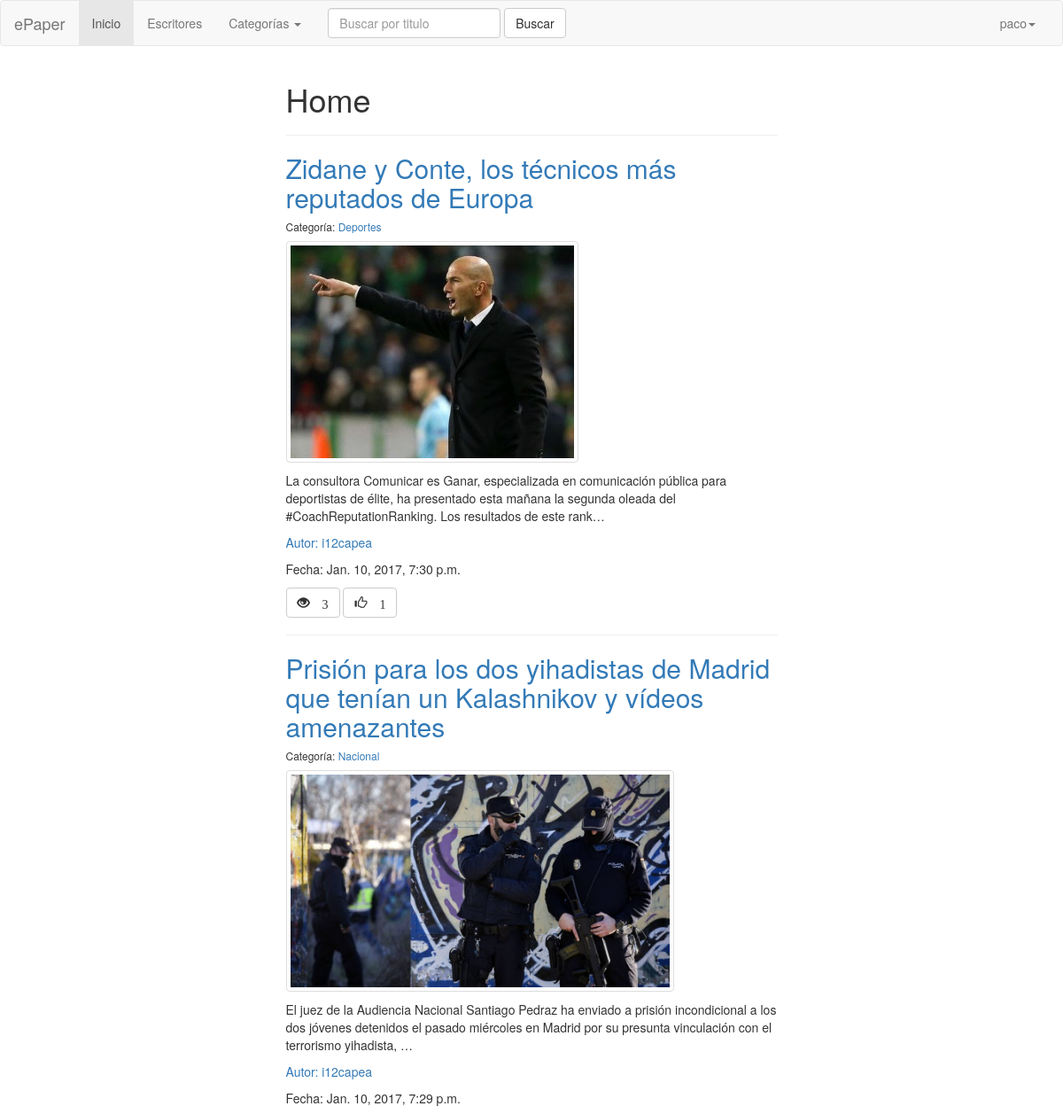
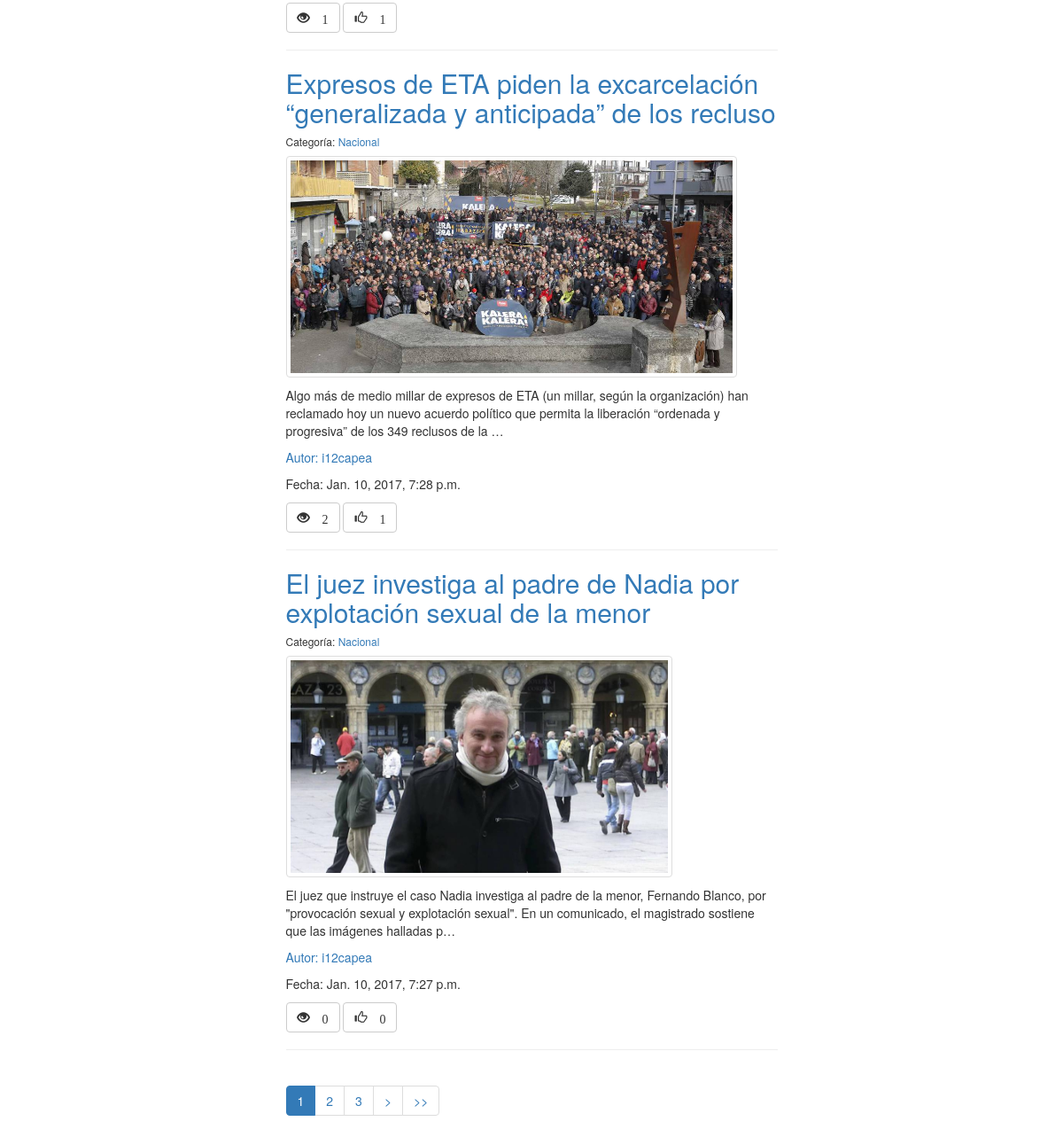
Screenshot of / (signed in) with the database file from the repository (2 pictures, top to bottom).
### epaper/models.py (models this page shows, shortened)
@python_2_unicode_compatible
class Noticia(models.Model):
    titulo = models.CharField(max_length = 200)
    cuerpo = models.TextField()
    visitas = models.IntegerField(default = 0)
    likes = models.IntegerField(default = 0)
    pub_date = models.DateTimeField('Fecha de publicación', auto_now_add=True, blank=True)
    categoria = models.ForeignKey(Categoria, on_delete=models.CASCADE, related_name="noticias")
    autor = models.ForeignKey(User, on_delete=models.CASCADE, related_name="mis_noticias")
    photo = models.ImageField(upload_to="noticias/", null=True, blank=True)

@python_2_unicode_compatible
class Categoria(models.Model):
    categoria = models.CharField(max_length = 200)
    def __str__(self):
        return self.categoria

### epaper/views.py (the view)
# urls.py: url(r'^$', Index.as_view(), name='index'),
class Index(ListView):
    queryset = Noticia.objects.all().order_by('-pub_date')[:50]
    template_name = 'epaper/lista_noticias.html'
    context_object_name = 'noticias'
    paginate_by = 4
    def get_context_data(self,**kwargs):
        context = super(Index,self).get_context_data(**kwargs)
        context['titulo'] = "Home"
        return context

### epaper/templates/epaper/lista_noticias.html (shortened to what this page needs)
{% extends "epaper/base.html" %}
{% block content %}
<h1>{{titulo.capitalize}}</h1>
<hr>
{% for noticia in noticias %}
  <h2><a href="/noticia/{{noticia.pk}}">{{ noticia.titulo }}</a></h2>
  <h6>Categoría: <a href="/categoria/{{noticia.categoria}}">{{noticia.categoria}}</a></h6>
  <p><img src="{{noticia.photo.url}}" class="img-responsive img-thumbnail my_max" align="center"></p>
  <p>{{ noticia.cuerpo|truncatechars:200 }}</p>
  <p><a href="/escritor/{{noticia.autor}}">Autor: {{noticia.autor}}</a></p>
  <p>Fecha: {{noticia.pub_date}}</p>
  <form method="GET" action="/noticia/{{noticia.pk}}/like/">{% csrf_token %}
  <p><span class="glyphicon glyphicon-eye-open btn btn-default btn-disabled"> {{noticia.visitas}} </span>
    <button class="glyphicon glyphicon-thumbs-up btn btn-default"> {{noticia.likes}} </button>
  </form>
  <hr>
{% endfor %}
{% if is_paginated %}
  <ul class="pagination pagination-centered">
      {% for i in paginator.page_range %}
          <li {% if page_obj.number == i %} class="active" {% endif %}><a href="?page={{i}}">{{i}}</a></li>
      {% endfor %}
      {% if page_obj.has_next %}
          <li><a href="?page={{ page_obj.next_page_number }}">></a></li>
          <li><a href="?page={{ page_obj.paginator.num_pages }}">>></a></li>
      {% endif %}
  </ul>
{% endif %}
{% endblock %}

### epaper/templates/epaper/base.html (shortened to what this page needs)
<!DOCTYPE html>
<html lang="es">
  <head>
    {% load staticfiles %}
    <link rel="stylesheet" href="https://maxcdn.bootstrapcdn.com/bootstrap/3.3.7/css/bootstrap.min.css">
    <link rel="stylesheet" href="/static/css/mis_estilos.css"/>
  </head>
  <body>
      <nav class="navbar navbar-default">
        <div class="container-fluid">
          <div class="navbar-header">
            <a class="navbar-brand" href="/">ePaper</a>
          </div>
          <div class="collapse navbar-collapse" id="bs-example-navbar-collapse-1">
            <ul class="nav navbar-nav">
              <li class="active"><a href="/">Inicio <span class="sr-only">(current)</span></a></li>
              <li><a href="/escritor/todos/">Escritores </a></li>
              <li class="dropdown">
                <a href="#" class="dropdown-toggle" data-toggle="dropdown" role="button" aria-haspopup="true" aria-expanded="false">Categorías <span class="caret"></span></a>
              </li>
            </ul>
            <form class="navbar-form navbar-left" method="GET" action="/buscar/">{% csrf_token %}
              <div class="form-group">
                <input type="text" class="form-control" placeholder="Buscar por titulo" name="titulo" required>
              </div>
              <button type="submit" class="btn btn-default">Buscar</button>
            </form>
            <ul class="nav navbar-nav navbar-right">
              {% if user.is_authenticated %}
                <li class="dropdown">
                  <a href="#" class="dropdown-toggle" data-toggle="dropdown" role="button" aria-haspopup="true" aria-expanded="false">{{ user.get_username }}<span class="caret"></span></a>
                </li>
              {% else %}
                <li>
                  <a href="/usuario/login/">Entrar</a>
                <li>
                  <a href="/usuario/nuevo/">Registrar</a>
                </li>
              {% endif %}
            </ul>
          </div>
        </div>
      </nav>
      <div class="container-fluid">
        <div class="col-md-3 col-sm-1">
        </div>
        <div class="col-md-6 col-sm-10">
          {% block content %}
          {% endblock %}
        </div>
        <div class = "col-sm-1"></div>
        <div class="col-sm-1"></div>
        <div class="col-md-3 col-sm-10">
        </div>
        <div class="col-sm-1"></div>
      </div>
  </body>
</html>

### static/css/mis_estilos.css (style rules this page uses)
.my_max { max-height: 250px; }

### rows the page displays
Noticia: titulo "Zidane y Conte, los técnicos más reputados de Europa", categoria "Deportes", photo (picture), cuerpo "La consultora Comunicar es Ganar, especializada en comunicación pública para deportistas de élite, ha presentado esta mañana la segunda oleada del #CoachReputationRanking. Los resultados de este rank…", autor "i12capea", pub_date "Jan. 10, 2017, 7:30 p.m.", visitas "3", likes "1"
Noticia: titulo "Prisión para los dos yihadistas de Madrid que tenían un Kalashnikov y vídeos amenazantes", categoria "Nacional", photo (picture), cuerpo "El juez de la Audiencia Nacional Santiago Pedraz ha enviado a prisión incondicional a los dos jóvenes detenidos el pasado miércoles en Madrid por su presunta vinculación con el terrorismo yihadista, …", autor "i12capea", pub_date "Jan. 10, 2017, 7:29 p.m.", visitas "1", likes "1"
Noticia: titulo "Expresos de ETA piden la excarcelación “generalizada y anticipada” de los recluso", categoria "Nacional", photo (picture), cuerpo "Algo más de medio millar de expresos de ETA (un millar, según la organización) han reclamado hoy un nuevo acuerdo político que permita la liberación “ordenada y progresiva” de los 349 reclusos de la …", autor "i12capea", pub_date "Jan. 10, 2017, 7:28 p.m.", visitas "2", likes "1"
Noticia: titulo "El juez investiga al padre de Nadia por explotación sexual de la menor", categoria "Nacional", photo (picture), cuerpo "El juez que instruye el caso Nadia investiga al padre de la menor, Fernando Blanco, por \"provocación sexual y explotación sexual\". En un comunicado, el magistrado sostiene que las imágenes halladas p…", autor "i12capea", pub_date "Jan. 10, 2017, 7:27 p.m.", visitas "0", likes "0"

### other values shown
{{ user.get_username }} "paco"
{{ titulo.capitalize }} "Home"
{{ i }} "1" "2" "3"
